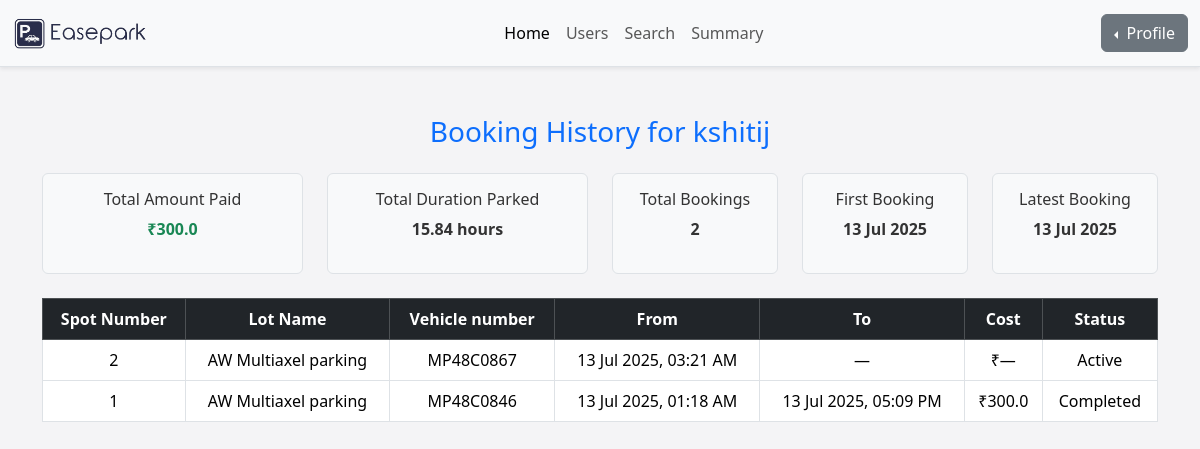
Before: /dashboard/user-history/2 (signed in) with the older database file.
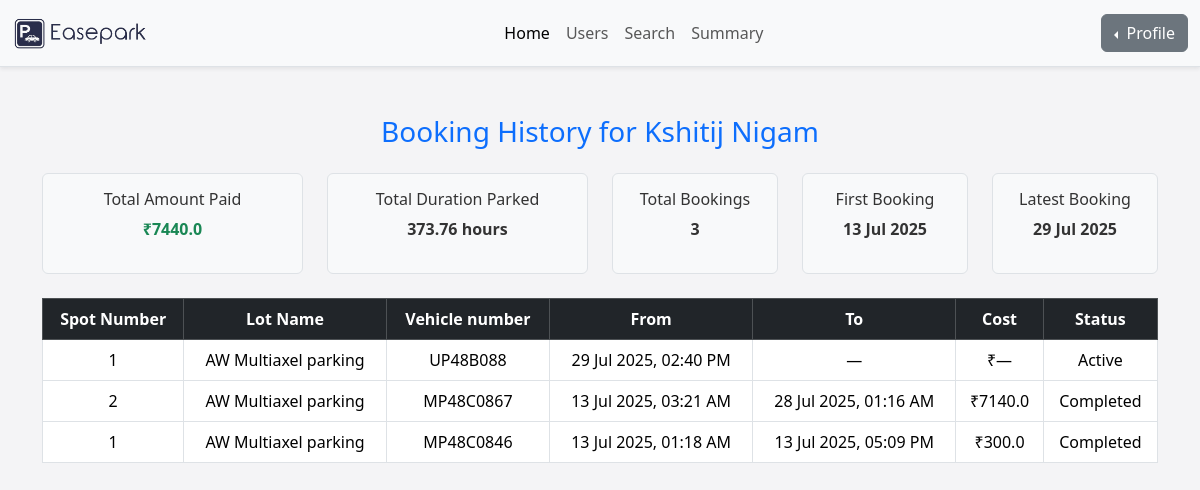
After: the same page with the newer database file.
### models/user_model.py (models this page shows)
class Users(UserMixin, db.Model):
    id = db.Column(db.Integer, primary_key=True)
    username= db.Column(db.String(100) , unique=True , nullable=False)
    email = db.Column(db.String(150), unique=True, nullable=True)
    password= db.Column(db.String(100) , nullable=False)
    role= db.Column(db.String(15), nullable=False)
    full_name = db.Column(db.String(100), nullable=True)
    phone_number = db.Column(db.String(15), unique=True, nullable=True)
    address = db.Column(db.String(255), nullable=True)
    pin_code = db.Column(db.String(10), nullable=True)
    member_since = db.Column(db.DateTime, default=datetime.utcnow)
    total_bookings = db.Column(db.Integer, default=0)
    reservations = db.relationship('Reservation', backref='user', lazy=True)

class Reservation(UserMixin, db.Model):
    id = db.Column(db.Integer, primary_key=True)
    spot_id = db.Column(db.Integer, db.ForeignKey('parking_spot.id'), nullable=False)
    user_id = db.Column(db.Integer, db.ForeignKey('users.id'), nullable=False)
    vehicle_number = db.Column(db.String(20), nullable=True)
    booking_timestamp = db.Column(db.DateTime, default=datetime.utcnow)
    releasing_timestamp = db.Column(db.DateTime, nullable=True)
    cost_per_unit_time = db.Column(db.Float, nullable=False)
    total_cost = db.Column(db.Float, nullable=True)
    status = db.Column(db.String(20), default='active')  # active, completed, cancelled

class ParkingSpot(UserMixin, db.Model):
    id = db.Column(db.Integer, primary_key=True)
    lot_id = db.Column(db.Integer, db.ForeignKey('parking_lot.id'), nullable=False)
    spot_number = db.Column(db.String(10), nullable=True) # spot number that can be given to human for finding the spot
    status = db.Column(db.String(1), default='A') # A can be considered as 'Available' at first.
    is_active = db.Column(db.Boolean, default=True) # this show wether the spot is accessible or disabled by the admin
    reservations = db.relationship('Reservation', backref='spot', lazy=True)

class ParkingLot(UserMixin, db.Model):
    id = db.Column(db.Integer, primary_key=True)
    parking_name = db.Column(db.String(150), nullable=False)
    price = db.Column(db.Float, nullable=False)
    address = db.Column(db.String(255), nullable=False)
    pin_code = db.Column(db.String(10), nullable=False)
    max_spots = db.Column(db.Integer, nullable=False)
    is_active = db.Column(db.Boolean, default=True)
    spots = db.relationship('ParkingSpot', backref='lot',cascade="all, delete", lazy=True)

### controllers/admin_routes.py (the view)
@admin_blueprint.route('/user-history/<int:user_id>')
@login_required
def user_booking_history(user_id):
    if current_user.role != 'admin':
        abort(403)
    user = Users.query.get_or_404(user_id)
    history = Reservation.query.filter_by(user_id=user.id).order_by(
        Reservation.booking_timestamp.desc()
    ).all()
    total_amount_paid = sum(res.total_cost or 0 for res in history)
    total_duration_hours = 0
    for res in history:
        if res.booking_timestamp and res.releasing_timestamp:
            duration = (res.releasing_timestamp - res.booking_timestamp).total_seconds() / 3600
            total_duration_hours += duration
    total_duration_hours = round(total_duration_hours, 2)
    total_bookings = len(history)
    first_booking = history[-1].booking_timestamp if history else None
    latest_booking = history[0].booking_timestamp if history else None
    return render_template(
        'admin_user_history.html',
        user=user,
        history=history,
        total_amount_paid=total_amount_paid,
        total_duration_hours=total_duration_hours,
        total_bookings=total_bookings,
        first_booking=first_booking,
        latest_booking=latest_booking
    )

### app.py (called while the page is built, shortened)
@login_manager.user_loader
def load_user(user_id):
    return db.session.get(Users, int(user_id))

@app.before_request
def create_admin_user():
    admin = Users.query.filter_by(username='admin').first()

### templates/admin_user_history.html (shortened to what this page needs)
<!DOCTYPE html>
<html lang="en">
<head>
    <link href="https://cdn.jsdelivr.net/npm/bootstrap@5.3.0/dist/css/bootstrap.min.css" rel="stylesheet" />
</head>
<body>
    {% include 'admin_navbar.html' %}
    <div class="container mt-5">
        <h3 class="mb-4 text-primary text-center">
            Booking History for {{ user.full_name or user.username }}
        </h3>
        <div class="row mb-4">
            <div class="col-md-3">
                <div class="border rounded p-3 text-center bg-light">
                    <h6>Total Amount Paid</h6>
                    <p class="fw-bold text-success">₹{{ total_amount_paid }}</p>
                </div>
            </div>
            <div class="col-md-3">
                <div class="border rounded p-3 text-center bg-light">
                    <h6>Total Duration Parked</h6>
                    <p class="fw-bold">{{ total_duration_hours }} hours</p>
                </div>
            </div>
            <div class="col-md-2">
                <div class="border rounded p-3 text-center bg-light">
                    <h6>Total Bookings</h6>
                    <p class="fw-bold">{{ total_bookings }}</p>
                </div>
            </div>
            <div class="col-md-2">
                <div class="border rounded p-3 text-center bg-light">
                    <h6>First Booking</h6>
                    <p class="fw-bold">
                        {% if first_booking %}
                        {{ first_booking.strftime('%d %b %Y') }}
                        {% else %}
                        —
                        {% endif %}
                    </p>
                </div>
            </div>
            <div class="col-md-2">
                <div class="border rounded p-3 text-center bg-light">
                    <h6>Latest Booking</h6>
                    <p class="fw-bold">
                        {% if latest_booking %}
                        {{ latest_booking.strftime('%d %b %Y') }}
                        {% else %}
                        —
                        {% endif %}
                    </p>
                </div>
            </div>
        </div>
        {% if history %}
        <div class="table-responsive">
            <table class="table table-bordered text-center">
                <thead class="table-dark">
                    <tr>
                        <th>Spot Number</th>
                        <th>Lot Name</th>
                        <th>Vehicle number</th>
                        <th>From</th>
                        <th>To</th>
                        <th>Cost</th>
                        <th>Status</th>
                    </tr>
                </thead>
                <tbody>
                    {% for res in history %}
                    <tr>
                        <td>{{ res.spot.spot_number }}</td>
                        <td>{{ res.spot.lot.parking_name }}</td>
                        <td>{{ res.vehicle_number or 'N/A' }}</td>
                        <td>{{ res.booking_timestamp.strftime('%d %b %Y, %I:%M %p') }}</td>
                        <td>
                            {% if res.releasing_timestamp %}
                            {{ res.releasing_timestamp.strftime('%d %b %Y, %I:%M %p') }}
                            {% else %}
                            —
                            {% endif %}
                        </td>
                        <td>₹{{ res.total_cost or '—' }}</td>
                        <td class="text-capitalize">{{ res.status }}</td>
                    </tr>
                    {% endfor %}
                </tbody>
            </table>
        </div>
        {% else %}
        <p class="text-muted text-center">This user has no bookings yet.</p>
        {% endif %}
    </div>
</body>
</html>

Changed rows visible on the page:
changed Users: full_name "kshitij" → "Kshitij Nigam"
added Reservation: strftime "29 Jul 2025", spot.spot_number "1", spot.lot.parking_name "AW Multiaxel parking", vehicle_number "UP48B088", booking_timestamp "29 Jul 2025, 02:40 PM", total_cost "—", status "Active"
changed Reservation "MP48C0867": releasing_timestamp (not shown) → "28 Jul 2025, 01:16 AM"; total_cost "—" → "7140.0"; status "Active" → "Completed"; no longer shows "—"
Other visible differences:
{{ total_amount_paid }}: "300.0" → "7440.0"
{{ total_duration_hours }}: "15.84" → "373.76"
{{ total_bookings }}: "2" → "3"
{{ latest_booking.strftime('%d %b %Y') }}: "13 Jul 2025" → "29 Jul 2025"
